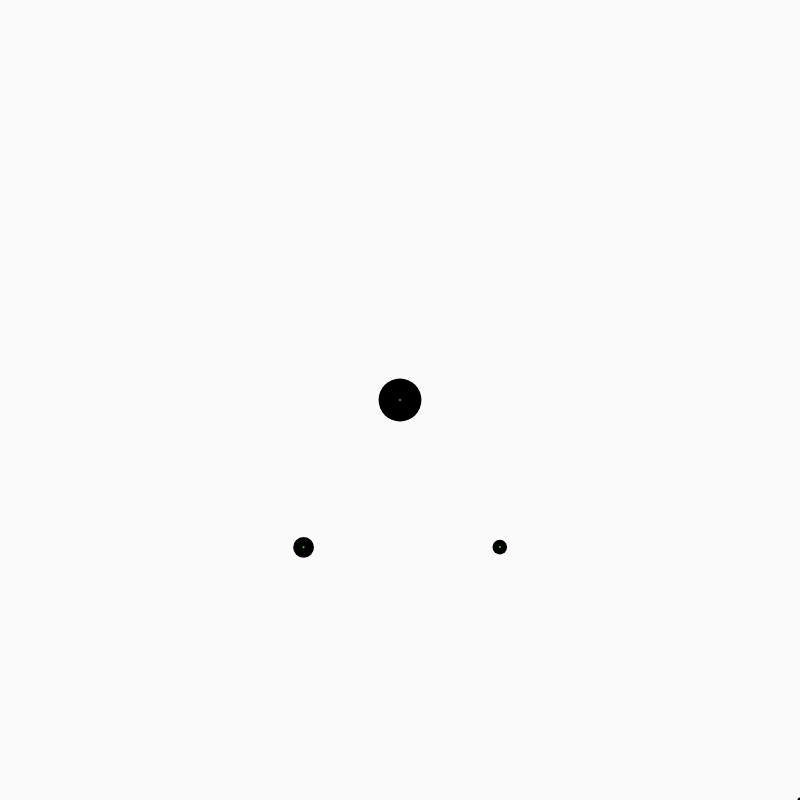
Frame 1 (no input)
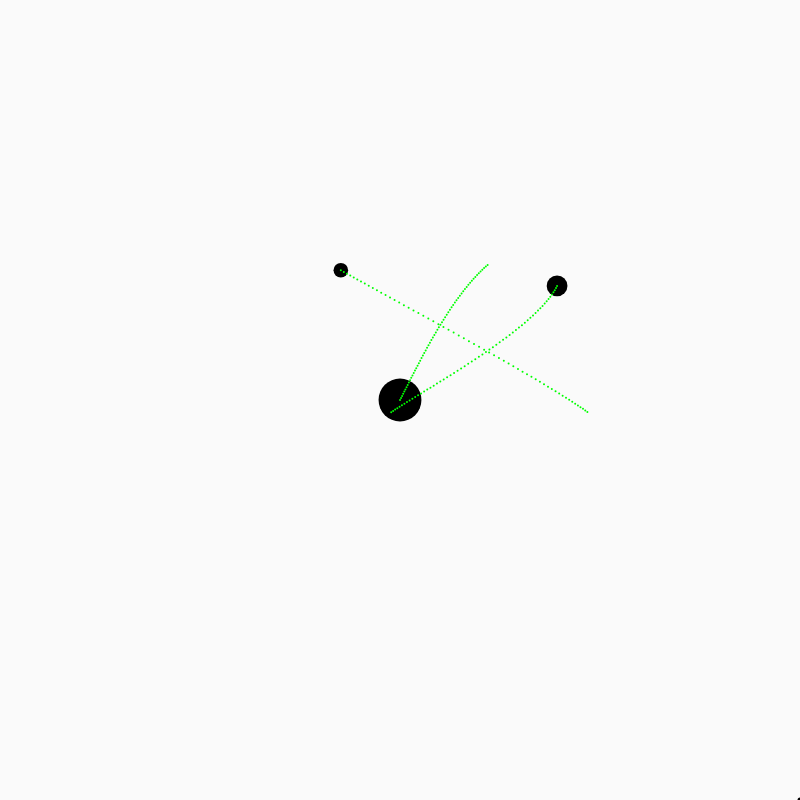
Frame 60 (no input)
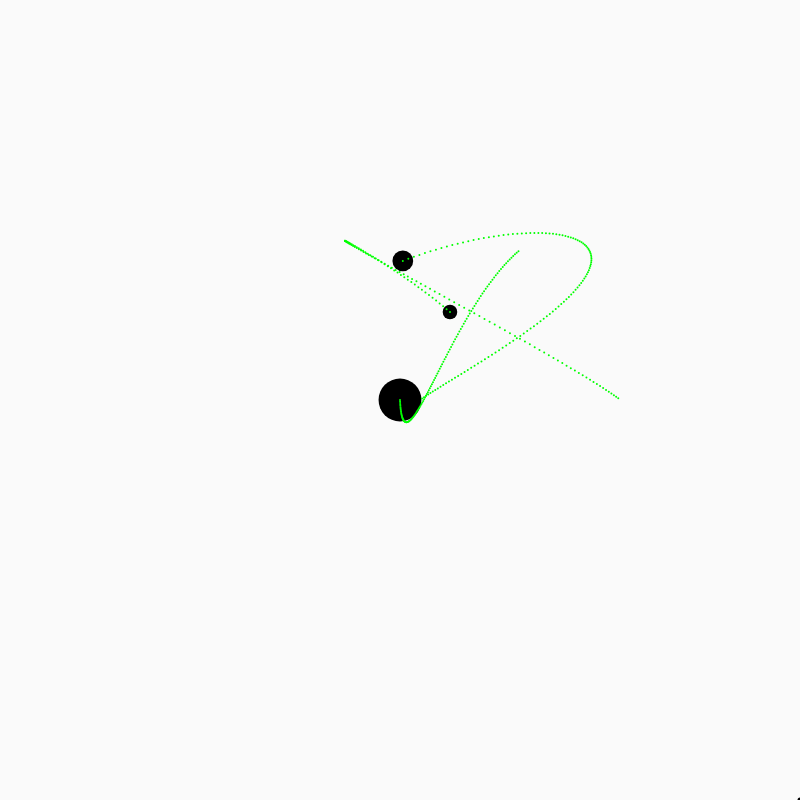
Frame 120 (the mouse pressed at the canvas centre since frame 60)

The p5.js sketch that drew these frames (run headless with seeded random() and noise() and a simulated clock; from frame 60 on, the mouse is pressed at the canvas centre):

// p5.js sketch
// ── sketch.js
const bodies = [];

function setup() {
  createCanvas(800, 800);


  bodies.push(new Body(0, -100));
  bodies.push(new Body(-100, 50));
  bodies.push(new Body(100, 50));
}

function draw() {
  background(250);
  translate(width / 2, height / 2);

  strokeWeight(5);
  stroke(0);
  point(400, 400);

  bodies.forEach(b => {
    b.applyGravityFrom(bodies);
    b.update();
  });

  textSize(32);
  textAlign(RIGHT, TOP);
  fill(0);
  console.log(frameRate().toString().slice(0,4));
  text(frameRate().toString().slice(0,4), width - bodies[0].pos.x, -bodies[0].pos.y);

  bodies.forEach((b, i) => b.show(bodies[0].pos));
  //bodies.forEach((b, i) => b.show(createVector(0, 0)));
}
// ── body.js
const GRAVITATIONAL_CONSTANT = 0.0008;
const INITIAL_SPEED = 6;
const MAX_MASS = 6;
const PATH_LENGTH = 300;

class Body {
  constructor(x, y) {
    this.mass = max(random() * MAX_MASS, 0.5);
    this.pos = createVector(x, y);
    this.vel = createVector(random() * INITIAL_SPEED - INITIAL_SPEED / 2, random() * INITIAL_SPEED - INITIAL_SPEED / 2);
    this.acc = createVector(0, 0);

    this.path = [];
  }

  update() {
    this.pos.add(this.vel);
    this.vel.add(this.acc);
    this.acc.set(0, 0);
  }

  applyForce(force) {
    // F = ma
    const newAcc = force.copy();
    newAcc.div(this.mass);
    this.acc.add(newAcc);
  }

  show(from, isRed) {
    strokeWeight(this.mass * 10);
    stroke(isRed ? 255 : 0, 0, 0);
    point(this.pos.x - from.x, this.pos.y - from.y);
    this.path.push(this.pos.copy());
    if (this.path.length > PATH_LENGTH) this.path.shift();
    this.drawPath(from);
  }

  drawPath(from) {
    for (const p of this.path) {
      stroke(0, 255, 0);
      strokeWeight(2);
      point(p.x - from.x, p.y - from.y);
    }
  }

  applyGravityFrom(body) {
    if (body.push) return body.forEach(b => this.applyGravityFrom(b));

    const dir = body.pos.copy();
    dir.sub(this.pos);

    // const scalar = (GRAVITATIONAL_CONSTANT * body.mass * this.mass) / dir.magSq();

    // dir.normalize();

    dir.mult(GRAVITATIONAL_CONSTANT);
    this.applyForce(dir);
  }
}
